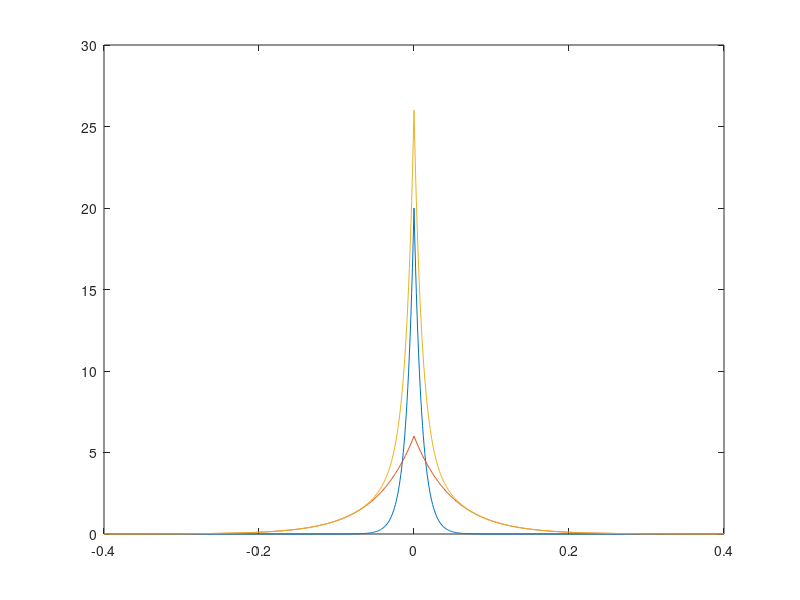

Recreate this plot in MATLAB.
X = -0.4:0.001:0.4;

L1 = zeros(size(X));
L2 = zeros(size(X));

pi1 = 0.4;
pi2 = 0.6;
s1 = 0.01;
s2 = 0.05;

L1 = pi1/2/s1*exp(-abs(X)/s1);
L2 = pi2/2/s2*exp(-abs(X)/s2);

% for i = 1:size(X,2)
%     x = X(i);
%     
%     L1(i) = pi1/2/s1*exp(-abs(x)/s1);
%     L2(i) = pi2/2/s2*exp(-abs(x)/s2);
% end

plot(X,[L1;L2;L1+L2]);